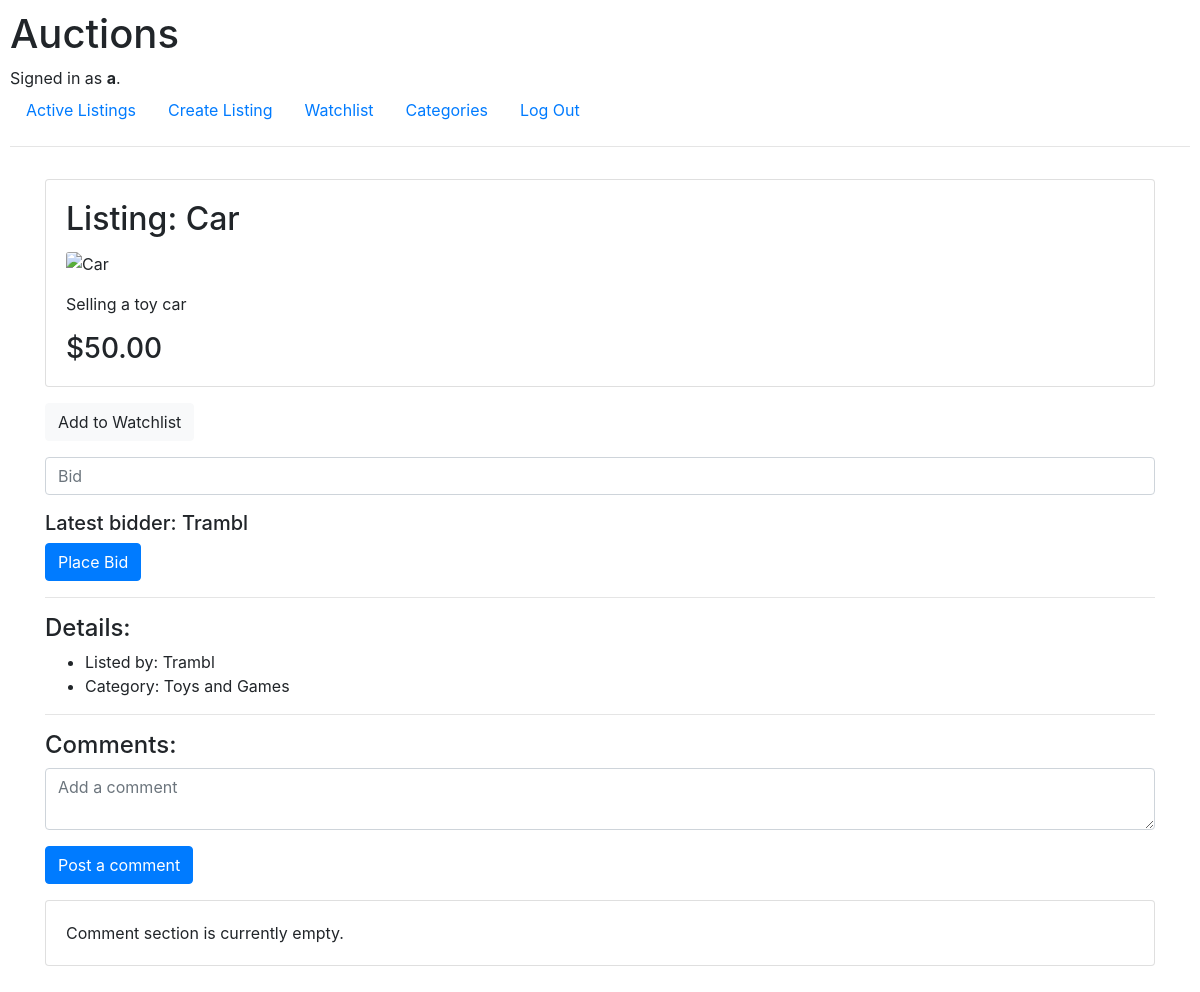
Screenshot of /17/Car (signed in) with the database file from the repository.
### auctions/models.py (models this page shows, shortened)
class User(AbstractUser):
    pass

class Listing(models.Model):
    title = models.CharField(max_length=64)
    description = models.TextField()
    starting_bid = models.DecimalField(max_digits=19, decimal_places=2)
    current_bid = models.DecimalField(max_digits=19, decimal_places=2, default=0)  # Add a field to track the current highest bid
    url = models.URLField(max_length=500, blank=True)
    category = models.ForeignKey(Category, on_delete=models.CASCADE, related_name="listings")
    created_by = models.ForeignKey(User, on_delete=models.CASCADE, related_name="created_listings")
    closed = models.BooleanField(default=False)  # Add a field to track if the listing is closed

class Category(models.Model):
    category = models.CharField(unique=True, max_length=64)
    def __str__(self):
        return self.category

### auctions/views.py (the view)
# urls.py: path("<int:listing_id>/<str:listing_title>", views.listing_details, name="listing_details"),
def listing_details(request, listing_id, listing_title):
    listing = Listing.objects.get(id=listing_id)
    comments = Comment.objects.filter(listing=listing).order_by('-timestamp')
    try:
        watchlist_entry_exists = Watchlist.objects.filter(user=request.user, listing=listing).exists()
    except:
        watchlist_entry_exists = False
    lattest_bid_user = util.get_highest_bid(listing)
    print("lattest_bid_user:", lattest_bid_user)  # Add this line for debugging
    if lattest_bid_user == "No bids made so far.":
        listing_winner = "No bids made so far."
    elif lattest_bid_user == request.user:
        listing_winner = "Congrats. You're the winner on this listing."
    else:
        listing_winner = f"Bidding is closed. The winner is: {lattest_bid_user}"
    print("request.user:", request.user)  # Add this line for debugging
    if request.method == "POST":
        bid_submitted = round(float(request.POST.get("Bid")), 2)
        message, allert_type = util.post_bid(request.user, listing, bid_submitted)
        lattest_bid_user = util.get_highest_bid(listing)
        return render(request, "auctions/listing.html", {
        "listing": listing,
        "watchlist_entry_exists": watchlist_entry_exists,
        "message": message,
        "allert_type": allert_type,
        "listing_winner": listing_winner,
        "bid_status": lattest_bid_user,
        "creator": request.user == listing.created_by,
        "listing_status": listing.closed,
        "comments": comments,
        })
    else:
        return render(request, "auctions/listing.html", {
            "listing": listing,
            "watchlist_entry_exists": watchlist_entry_exists,
            "bid_status": lattest_bid_user,
            "listing_winner": listing_winner,
            "creator": request.user == listing.created_by,
            "listing_status": listing.closed,
            "comments": comments,
        })

### auctions/util.py (called while the page is built)
def get_highest_bid(listing):
    try:
        highest_bid = Bid.objects.filter(listing=listing).order_by('-bid_amount').first()
        if highest_bid:
            return highest_bid.user
        else:
            return "No bids made so far."
    except Bid.DoesNotExist:
        return "No bids made so far."

### auctions/templates/auctions/listing.html (shortened to what this page needs)
{% extends "auctions/layout.html" %}
{% load humanize %}
{% block body %}
<div class="container">
    <div class="row">
        <div class="col-md-12">
            <div class="card mt-3">
                <div class="card-body">
                    <h2 class="card-title"> Listing: {{ listing.title|capfirst }}</h2>
                    {% if listing.url %}
                    <div class="mb-3">
                        <img src="{{ listing.url }}" class="card-img" alt="{{ listing.title }}">
                    </div>
                    {% endif %}
                    <p class="card-text">{{ listing.description|capfirst }}</p>
                    <h3 class="card-text">${{ listing.current_bid|intcomma }}</h3>
                </div>
            </div>
            {% if request.user.is_authenticated %}
                {% if watchlist_entry_exists %}
                <div class="mt-3">
                    <a href="{% url 'watchlist_action' listing_id=listing.id listing_title=listing.title %}" class="btn btn-light">Remove from Watchlist</a>
                </div>
                {% else %}
                <div class="mt-3">
                    <a href="{% url 'watchlist_action' listing_id=listing.id listing_title=listing.title %}" class="btn btn-light">Add to Watchlist</a>
                </div>
                {% endif %}
                {% if not listing_status %}
                <form action="{% url 'listing_details' listing_id=listing.id listing_title=listing.title %}" method="POST" class="mt-3">
                    <div class="form-group">
                        <input class="form-control" autofocus step="0.01" type="number" name="Bid" placeholder="Bid" required>
                    </div>
                    <h5>Latest bidder: {{ bid_status }}</h5>
                    <button class="btn btn-primary" type="submit">Place Bid</button>
                </form>
                {% endif %}
                <hr>
                <h4>Details:</h4>
                <ul>
                    <li>Listed by: {{ listing.created_by }}</li>
                    <li>Category: {{ listing.category }}</li>
                </ul>
            {% else %}
                <p class="mt-3">Please <a href="{% url 'login' %}">Log In</a> to be able to place a bid and post a comment.</p>
            {% endif %}
            <hr>
            <h4>Comments:</h4>
            {% if request.user.is_authenticated %}
            <form action="{% url 'comment_post' listing_id=listing.id listing_title=listing.title %}" method="POST">
                <div class="form-group resizable-textarea">
                    <textarea class="form-control" name="comment" placeholder="Add a comment" required></textarea>
                </div>
                <input class="btn btn-primary" type="submit" value="Post a comment">
            </form>
            {% endif %}
            {% if not comments %}
            <div class="card my-3">
                <div class="card-body">
                    <p class="card-text">Comment section is currently empty.</p>
                </div>
            </div>
            {% endif %}
        </div>
    </div>
</div>
{% endblock %}

### auctions/templates/auctions/layout.html (shortened to what this page needs)
{% load static %}
<!DOCTYPE html>
<html lang="en">
    <head>
        <link rel="stylesheet" href="https://stackpath.bootstrapcdn.com/bootstrap/4.4.1/css/bootstrap.min.css">
        <link href="{% static 'auctions/styles.css' %}" rel="stylesheet">
    </head>
    <body>
        <h1>Auctions</h1>
        <div>
            {% if user.is_authenticated %}
                Signed in as <strong>{{ user.username }}</strong>.
            {% else %}
                Not signed in.
            {% endif %}
        </div>
        <ul class="nav">
            <li class="nav-item">
                <a class="nav-link" href="{% url 'index' %}">Active Listings</a>
            </li>
            {% if user.is_authenticated %}
                <li class="nav-item">
                    <a class="nav-link" href="{% url 'create_listing' %}">Create Listing</a>
                </li>
                <li class="nav-item">
                    <a class="nav-link" href="{% url 'watchlist' %}">Watchlist</a>
                </li>
                <li class="nav-item">
                    <a class="nav-link" href="{% url 'categories' %}">Categories</a>
                </li>
                <li class="nav-item">
                    <a class="nav-link" href="{% url 'logout' %}">Log Out</a>
                </li>
            {% endif %}
        </ul>
        <hr>
        {% block body %}
        {% endblock %}
    </body>
</html>

### auctions/static/auctions/styles.css (style rules this page uses)
body { padding: 10px; }

### rows the page displays
User: username "a"
Listing: title "Car", description "Selling a toy car", current_bid "50.00", created_by "Trambl", category "Toys and Games"
User: username "Trambl"
